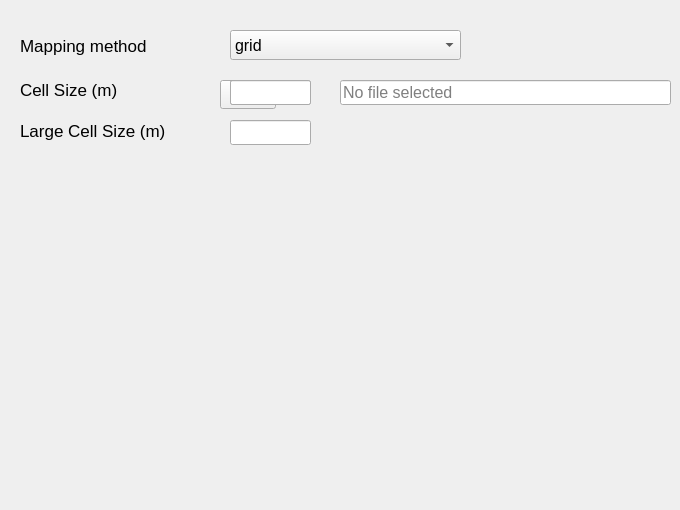
      <widget class="QWidget" name="tabDataMap">
       <attribute name="title">
        <string>Mapping</string>
       </attribute>
       <widget class="QLabel" name="labelMapping">
        <property name="geometry">
         <rect>
          <x>20</x>
          <y>30</y>
          <width>181</width>
          <height>31</height>
         </rect>
        </property>
        <property name="font">
         <font>
          <family>Segoe UI</family>
          <pointsize>13</pointsize>
          <bold>false</bold>
         </font>
        </property>
        <property name="text">
         <string>Mapping method</string>
        </property>
       </widget>
       <widget class="QComboBox" name="comboBoxMapping">
        <property name="geometry">
         <rect>
          <x>230</x>
          <y>30</y>
          <width>231</width>
          <height>30</height>
         </rect>
        </property>
        <property name="font">
         <font>
          <family>Segoe UI</family>
          <pointsize>12</pointsize>
          <bold>false</bold>
         </font>
        </property>
        <item>
         <property name="text">
          <string>grid</string>
         </property>
        </item>
        <item>
         <property name="text">
          <string>administrative</string>
         </property>
        </item>
        <item>
         <property name="text">
          <string>voronoi-based</string>
         </property>
        </item>
       </widget>
       <widget class="QLabel" name="labelParams1">
        <property name="geometry">
         <rect>
          <x>20</x>
          <y>80</y>
          <width>151</width>
          <height>20</height>
         </rect>
        </property>
        <property name="font">
         <font>
          <family>Segoe UI</family>
          <pointsize>13</pointsize>
          <bold>false</bold>
          <kerning>true</kerning>
         </font>
        </property>
        <property name="text">
         <string>Cell Size (m)</string>
        </property>
       </widget>
       <widget class="QPushButton" name="btnBrowseShapeFile">
        <property name="geometry">
         <rect>
          <x>220</x>
          <y>80</y>
          <width>56</width>
          <height>29</height>
         </rect>
        </property>
        <property name="font">
         <font>
          <family>Segoe UI</family>
          <pointsize>12</pointsize>
          <bold>true</bold>
          <kerning>true</kerning>
         </font>
        </property>
        <property name="text">
         <string/>
        </property>
       </widget>
       <widget class="QLabel" name="labelParams2">
        <property name="geometry">
         <rect>
          <x>20</x>
          <y>110</y>
          <width>181</width>
          <height>41</height>
         </rect>
        </property>
        <property name="font">
         <font>
          <family>Segoe UI</family>
          <pointsize>13</pointsize>
          <bold>false</bold>
          <kerning>true</kerning>
         </font>
        </property>
        <property name="text">
         <string>Large Cell Size (m)</string>
        </property>
       </widget>
       <widget class="QLineEdit" name="lineShapeFilePath">
        <property name="geometry">
         <rect>
          <x>340</x>
          <y>80</y>
          <width>331</width>
          <height>25</height>
         </rect>
        </property>
        <property name="font">
         <font>
          <family>Segoe UI</family>
          <pointsize>12</pointsize>
          <bold>false</bold>
         </font>
        </property>
        <property name="readOnly">
         <bool>true</bool>
        </property>
        <property name="placeholderText">
         <string>No file selected</string>
        </property>
       </widget>
       <widget class="QLineEdit" name="lineVoronoiCellLargeVal">
        <property name="geometry">
         <rect>
          <x>230</x>
          <y>120</y>
          <width>81</width>
          <height>25</height>
         </rect>
        </property>
        <property name="font">
         <font>
          <family>Segoe UI</family>
          <pointsize>12</pointsize>
          <bold>false</bold>
         </font>
        </property>
        <property name="text">
         <string/>
        </property>
       </widget>
       <widget class="QLineEdit" name="lineVoronoiCellSmallVal">
        <property name="geometry">
         <rect>
          <x>230</x>
          <y>80</y>
          <width>81</width>
          <height>25</height>
         </rect>
        </property>
        <property name="font">
         <font>
          <family>Segoe UI</family>
          <pointsize>12</pointsize>
          <bold>false</bold>
         </font>
        </property>
       </widget>
       <widget class="QLineEdit" name="lineGridSizeVal">
        <property name="geometry">
         <rect>
          <x>230</x>
          <y>80</y>
          <width>81</width>
          <height>25</height>
         </rect>
        </property>
        <property name="font">
         <font>
          <family>Segoe UI</family>
          <pointsize>12</pointsize>
          <bold>false</bold>
         </font>
        </property>
       </widget>
       <widget class="QWidget" name="verticalLayoutWidget_4">
        <property name="geometry">
         <rect>
          <x>240</x>
          <y>290</y>
          <width>221</width>
          <height>211</height>
         </rect>
        </property>
        <layout class="QVBoxLayout" name="vLayoutSpinner"/>
       </widget>
      </widget>
